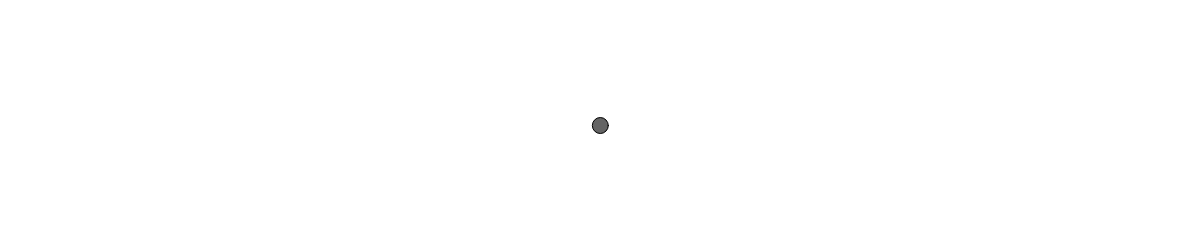
Frame 1 (no input)
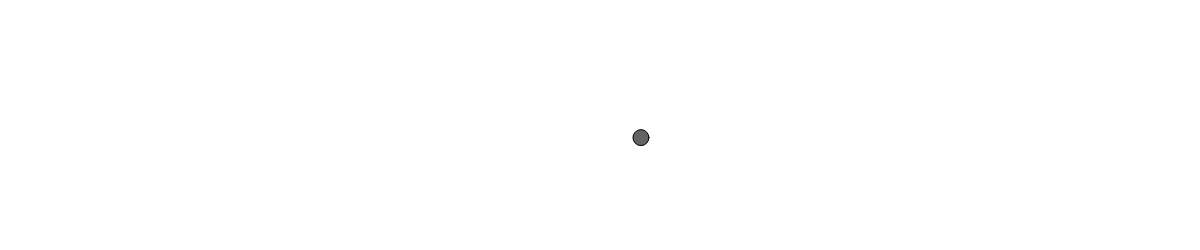
Frame 60 (no input)
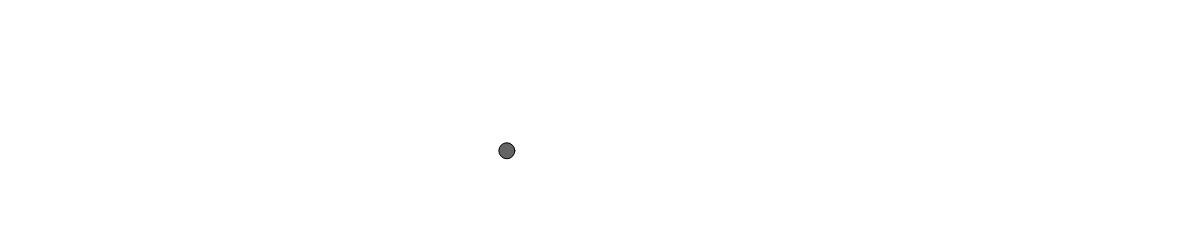
Frame 120 (the mouse pressed at the canvas centre since frame 60)

The p5.js sketch that drew these frames (run headless with seeded random() and noise() and a simulated clock; from frame 60 on, the mouse is pressed at the canvas centre):

// p5.js sketch
// ── sketch.js
var m;

function setup() {
    //define canvas size
    createCanvas(windowWidth,250);
    //create mover object
    m = new Mover();
}

function draw() {
    //set background color
    background(255);
    
    //call functions on mover object
    m.update();
    m.display();
    m.checkEdges();
}
// ── mover.js
function Mover() {
    //initialising the location, acceleration and velocity vectors
    this.loc = createVector(width/2,height/2);
    this.vel = createVector(0,0);
    this.acc = createVector(0,0);
    
    //initialising top speed of mover
    this.topspeed = 5;
    //initialising time for Perlin noise
    this.time = createVector(0,10000);
    
    this.update = function() {
        //assigning acceleration according to Perlin noise
        this.acc.set(map(noise(this.time.x),0,1,-1,1),map(noise(this.time.y),0,1,-1,1));
        
        //motion 101 - assigning velocity to acceleration, limiting velocity then changing location based on velocity
        this.vel.add(this.acc);
        this.vel.limit(this.topspeed);
        this.loc.add(this.vel);
        
        //incrementing "time" for different Perlin noise values
        this.time.add(0.01,0.01);
    }
    
    this.display = function() {
        stroke(0);
        fill(100);
        //drawing the mover
        ellipse(this.loc.x, this.loc.y, 16, 16);
    }
    
    this.checkEdges = function() {
        //checks if mover has reached max/min width and if so setting location to opposite side
        if(this.loc.x > width) {
            this.loc.x = 0;
        } else if (this.loc.x < 0) {
            this.loc.x = width;
        }
        
        if(this.loc.y > height) {
            this.loc.y = 0;
        } else if(this.loc.y < 0) {
            this.loc.y = height;
        }
    }
}
